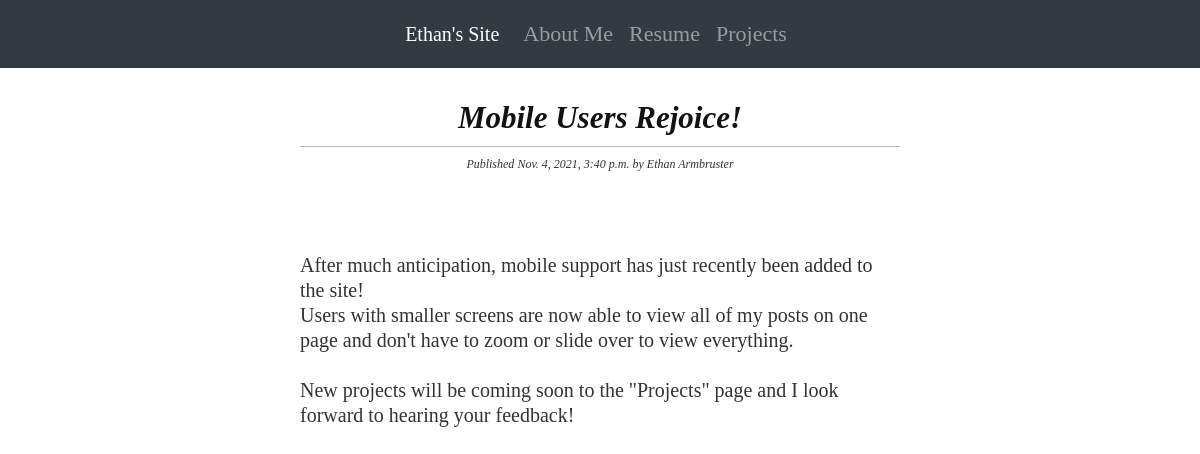
The app's page /2021/11/4/new_mobile_support with its own data.
### functionality/models.py (models this page shows, shortened)
class Post(models.Model):
    STATUS_CHOICES = (
        ('draft', 'Draft'), ('published', 'Published'),
    )
    title = models.CharField(max_length=500)
    slug = models.SlugField(max_length=500, unique_for_date='publish')
    author = models.ForeignKey(User, on_delete=models.CASCADE, related_name='blog_posts')
    body = RichTextField(blank=True, null=True)
    publish = models.DateTimeField(default=django.utils.timezone.now)
    created = models.DateTimeField(auto_now_add=True)
    updated = models.DateTimeField(auto_now=True)
    status = models.CharField(max_length=10, choices=STATUS_CHOICES, default='draft')
    objects = models.Manager()
    published = PublishedManager()
    class Meta:
        ordering = ('-publish',)

### functionality/views.py (the view)
# urls.py: path('<int:year>/<int:month>/<int:day>/<slug:post>', views.post_detail,
def post_detail(request, year, month, day, post):
    post = get_object_or_404(Post, slug = post, status = 'published', publish__year = year, publish__month = month, publish__day = day)
    return render(request, 'html/detail.html', {'post': post})

### functionality/templates/html/detail.html (shortened to what this page needs)
{% extends "html/base.html" %}
{% load static %}
{% load tz %}
{% block content %}
    <div class="detail_post_header">
        <h1 class="times ">{{ post.title }}</h1>
        <p class="date ">
            Published {{ post.publish|timezone:"America/New_York" }}
            by {{ post.author.first_name }} {{ post.author.last_name }}
        </p>
    </div>
    <div class="center_page ">
        <p class="times_info">
            {{ post.body|safe|linebreaksbr }}
        </p>
    </div>
{% endblock %}

### functionality/static/css/blog.css (style rules this page uses)
.times { color: #121212; font-family: 'times new roman', serif; font-weight: 700; font-style: italic; font-size: 1.9375rem; line-height: 2.25rem; }
.detail_post_header { margin-top: 2rem; margin-bottom: 5rem; font-size: 40px; text-align: center; }
.times_info { font-style: normal; font-stretch: normal; margin-bottom: 1.25rem; color: #333; font-family: 'times new roman', serif; font-weight: 300; font-size: 1.25rem; line-height: 1.5625rem; }
body { margin: 0; padding: 0; font-family: helvetica, sans-serif; }
h1 { font-weight: normal; border-bottom: 1px solid #bbb; padding: 0 0 10px 0; }
p.date { color: #333333; font-family: georgia, serif; font-size: 12px; font-style: italic; }

### functionality/static/css/home.css (style rules this page uses)
.center_page { margin: 0 auto; }

### records on screen
Post: title "Mobile Users Rejoice!", publish "Nov. 4, 2021, 3:40 p.m.", author.first_name "Ethan", author.last_name "Armbruster", body "After much anticipation, mobile support has just recently been added to the site! Users with smaller screens are now able to view all of my posts on one page and don't have to zoom or slide over to view everything. New projects will be coming soon to the \"Projects\" page and I look forward to hearing your feedback!"
